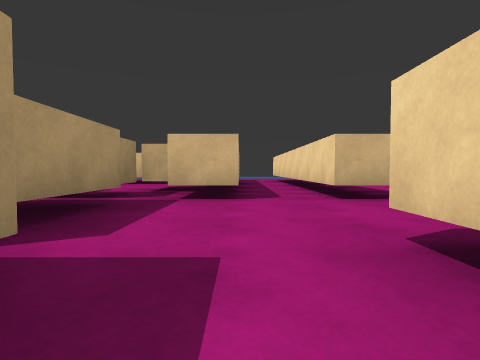
view 1 (above)

22 first-person views from a walk through a Unity game level. The camera is 0.66 m above the floor, tilts 2° down and sees 80° across. The floor is counted in squares, 2 m on a side. Each view is taken from the middle of a square. On the plan, view 1 faces up. The plan holds only what a view shows up to about 9 squares ahead; the rest is blank. The place goes on beyond the plan. The player is left out. Some animated figures are left out.

view 2
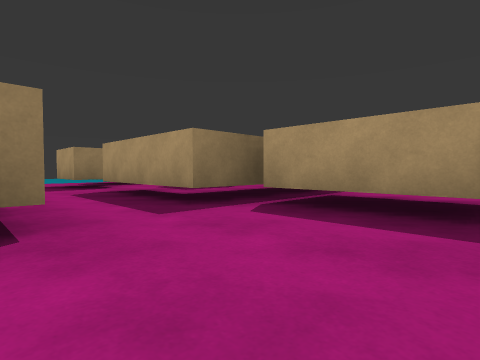

view 3
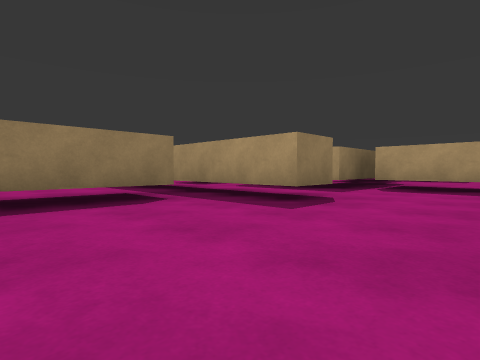

view 4
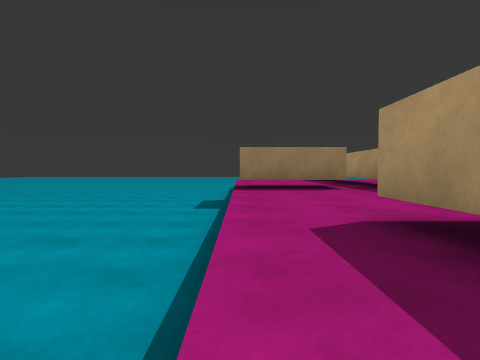

view 5
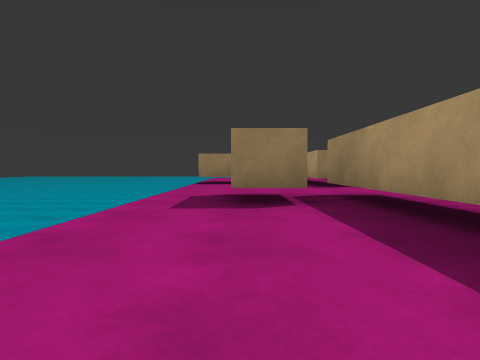

view 6
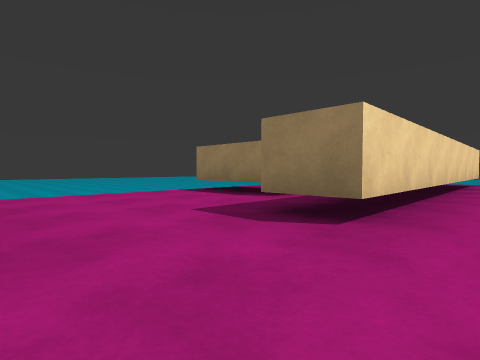

view 7
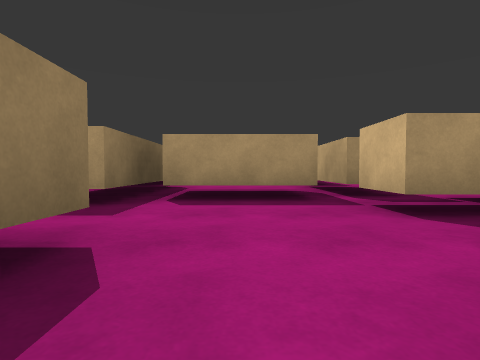

view 8
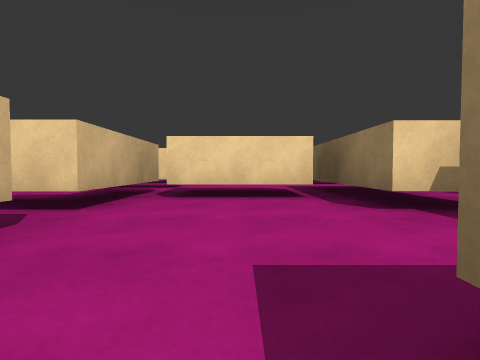

view 9
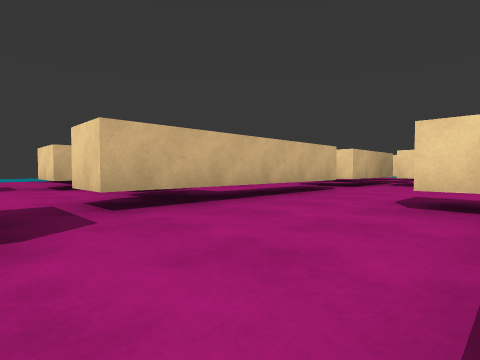

view 10
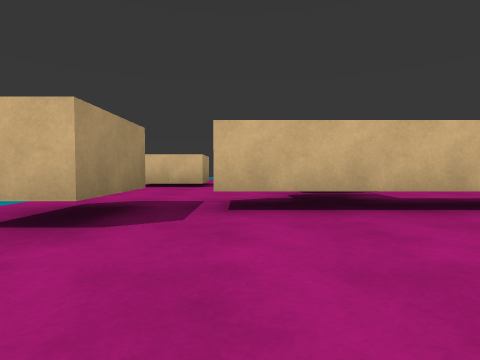

view 11
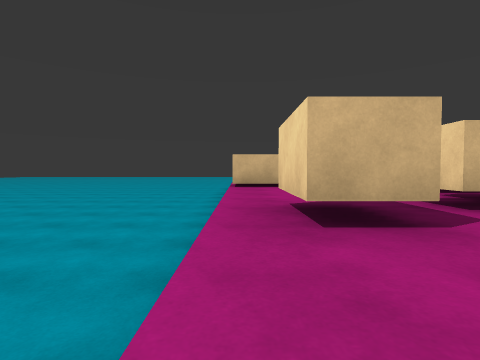

view 12
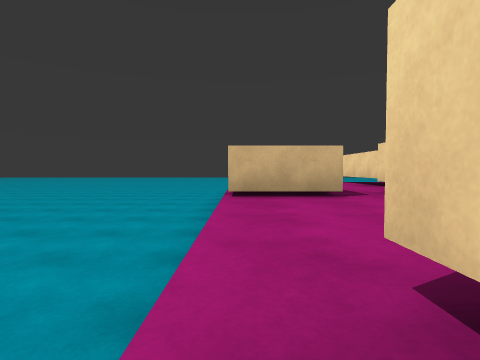

view 13
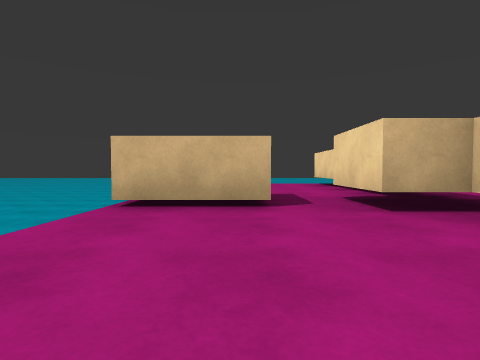

view 14
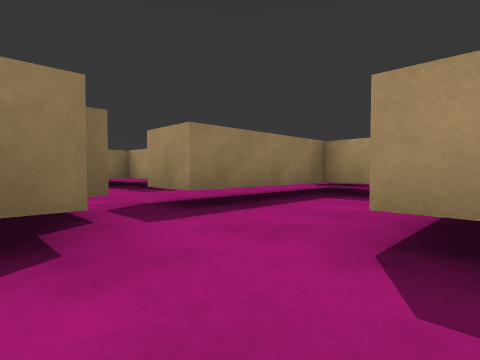

view 15
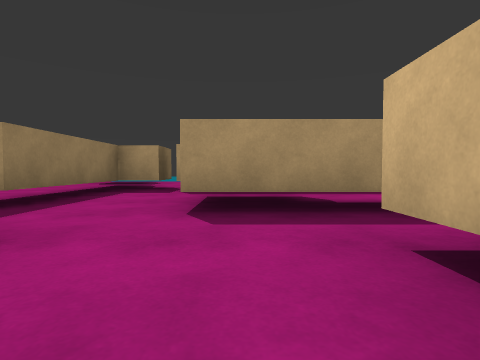

view 16
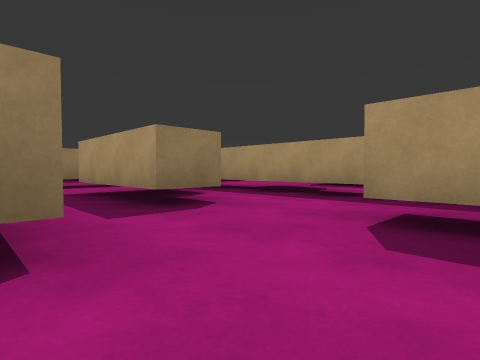

view 17
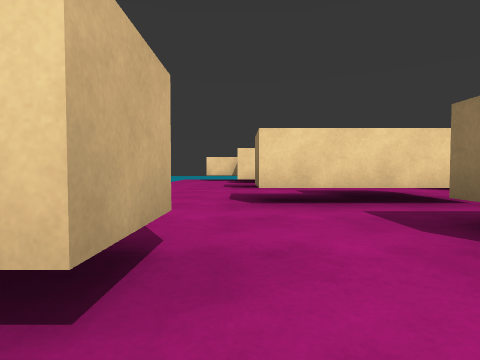

view 18
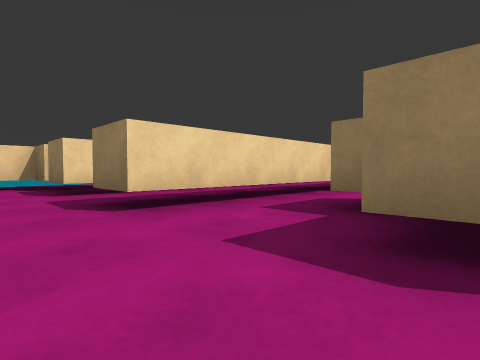

view 19
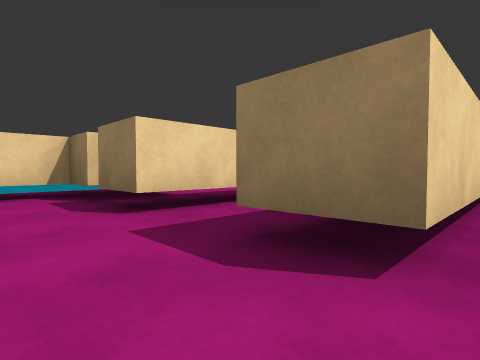

view 20
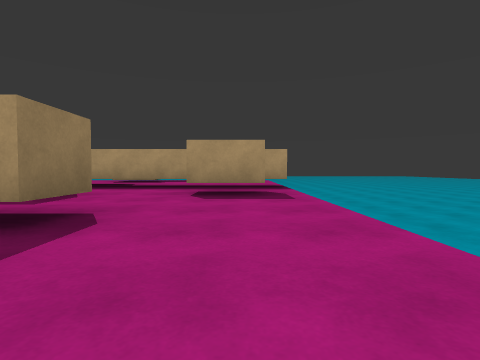

view 21
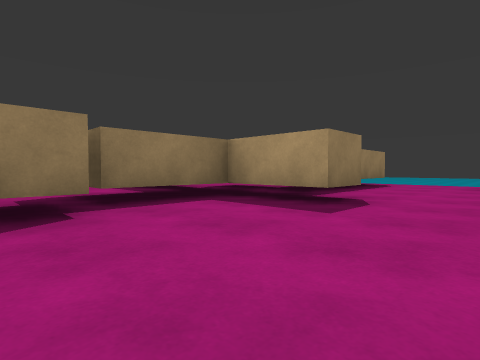

view 22
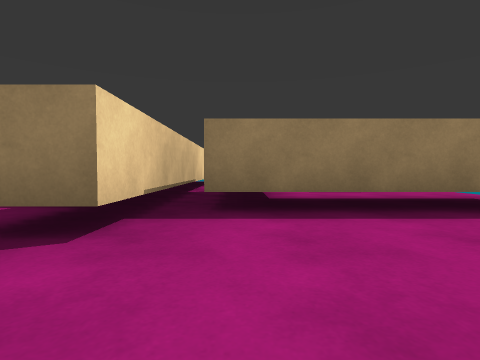

### Floor plan
Key: @ floor where view 1 was taken; # wall or solid block; x gap in a wall; . floor; v drop or lower ground; T thing the floor can be seen under or through; O other object.
Columns run from 11 left of view 1 to 5 right of it. Each row starts with its distance up from view 1.
 11 vvvvxvvvvv  vv
 10 vv  #.#.......x.
  9 v   T......##.#.
  8 v O T...#..##.
  7 vOOTT.#.##.##..
  6 v...T.#....##...
  5 v...T.....###...
  4 v..TTTT.##.##.#.v
  3 v.#.............v
  2 v........#......v
  1  ....#......T...v
  0  .#########@T.TTv
 -1  ... #  ..#.T.  v
 -2    ..#   ...T...v
 -3          .#.T...v
 -4           ..#   v

Positions as (right, up) in squares from view 1, and headings:
1: (0, 0), facing up
2: (1, 3), facing down-left
3: (4, 3), facing down-left
4: (4, 5), facing down
5: (3, 7), facing down
6: (0, 3), facing down-right
7: (2, 2), facing left
8: (-6, 2), facing right
9: (-9, 1), facing up-right
10: (-8, 1), facing up
11: (-10, 1), facing up
12: (-10, 3), facing up
13: (-9, 4), facing up
14: (-3, 6), facing down-left
15: (-2, 6), facing left
16: (-3, 10), facing down-left
17: (-6, 9), facing right
18: (-3, 10), facing down-right
19: (-1, 10), facing down-right
20: (-1, 10), facing left
21: (-3, 3), facing down-left
22: (-7, 3), facing down
